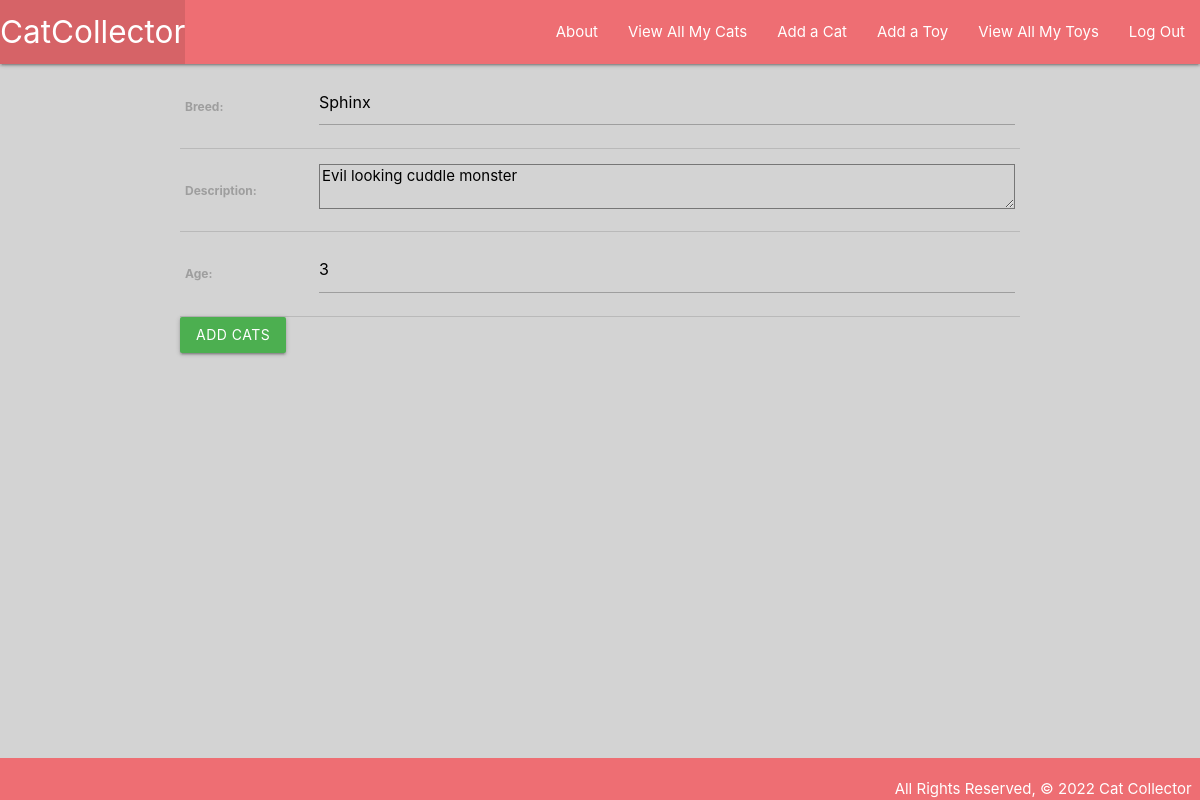
/Cats/1/update/ (signed in), run on the app's committed database.
### main_app/models.py (models this page shows, shortened)
class Cat(models.Model):
    name = models.CharField(max_length=100)
    breed = models.CharField(max_length=100)
    description = models.TextField(max_length=250)
    age = models.IntegerField()
    toys = models.ManyToManyField(Toy)
    user = models.ForeignKey(User, on_delete=models.CASCADE)

### main_app/views.py (the view)
# urls.py: path('Cats/<int:pk>/update/', views.CatUpdate.as_view(), name='cats_update'),
class CatUpdate(LoginRequiredMixin, UpdateView):
    model = Cat
    fields = ('breed', 'description', 'age')

### main_app/templates/main_app/cat_form.html (shortened to what this page needs)
{% extends 'base.html' %}
{% block content %}
<form action="" method="post">
<table>
    {{ form.as_table }}
</table>
    <input class="btn green" type="submit" value="add Cats">
</form>
{% endblock %}

### main_app/static/css/style.css (style rules this page uses)
* { box-sizing: border-box; margin: 0; }
body { background-color: lightgray; display: flex; min-height: 100vh; flex-direction: column; }

### data on the page
Cat: breed "Sphinx", description "Evil looking cuddle monster", age "3"
